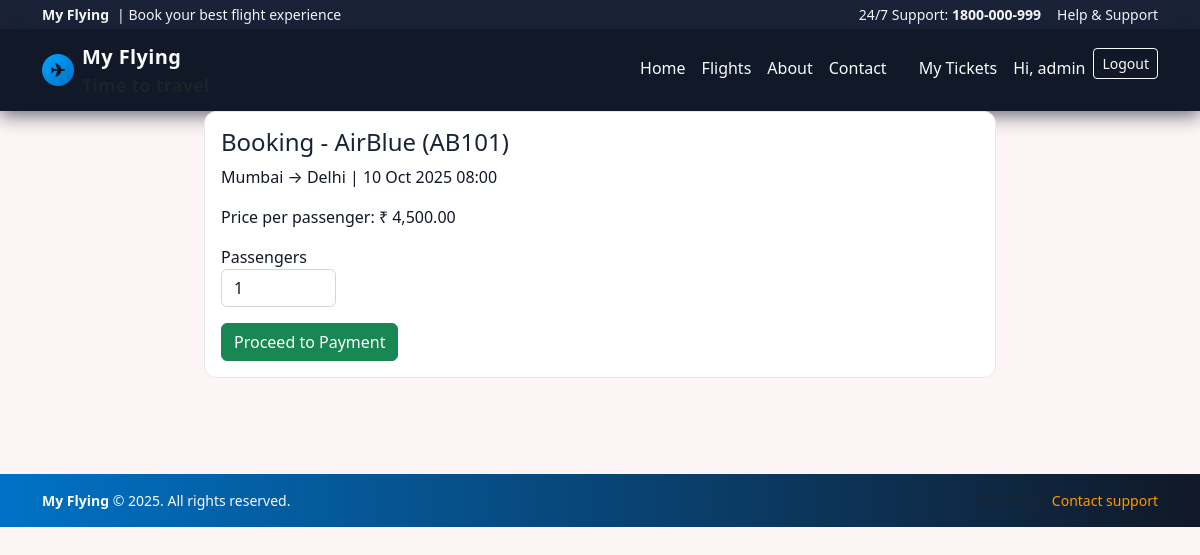
The page /book_flight.php?flight_id=1 (signed in) on the database its author committed.
### tables this page shows
CREATE TABLE flights (
  id INT AUTO_INCREMENT PRIMARY KEY,
  airline VARCHAR(100) NOT NULL,
  flight_no VARCHAR(50) NOT NULL,
  from_city VARCHAR(100) NOT NULL,
  to_city VARCHAR(100) NOT NULL,
  depart DATETIME NOT NULL,
  arrive DATETIME NOT NULL,
  price DECIMAL(10,2) NOT NULL,
  seats_total INT NOT NULL DEFAULT 100,
  seats_available INT NOT NULL DEFAULT 100,
  created_at TIMESTAMP DEFAULT CURRENT_TIMESTAMP
);

### config.php (called while the page is built, shortened)
<?php
function e($s){ return htmlspecialchars((string)$s, ENT_QUOTES, 'UTF-8'); }
?>

### book_flight.php (the view, shortened to what this page needs)
<?php
require 'inc/header.php';
require 'inc/auth.php';
$flight_id = intval($_GET['flight_id'] ?? 0);
$stmt = $mysqli->prepare("SELECT * FROM flights WHERE id=? LIMIT 1");
$stmt->bind_param('i', $flight_id);
$stmt->execute();
$res = $stmt->get_result();
$flight = $res->fetch_assoc();
?>
<div class="row">
  <div class="col-md-8 offset-md-2">
    <div class="card p-3">
      <h4>Booking - <?= e($flight['airline']) ?> (<?= e($flight['flight_no']) ?>)</h4>
      <p><?= e($flight['from_city']) ?> → <?= e($flight['to_city']) ?> | <?= date('d M Y H:i', strtotime($flight['depart'])) ?></p>
      <p>Price per passenger: ₹ <?= number_format($flight['price'], 2) ?></p>
      <form method="post" id="bookForm">
        <div class="mb-3"><label>Passengers<input type="number" name="passengers" class="form-control" value="1" min="1" max="<?= e($flight['seats_available']) ?>"></label></div>
        <button class="btn btn-success">Proceed to Payment</button>
      </form>
    </div>
  </div>
</div>
<?php require 'inc/footer.php'; ?>

### style.css (style rules this page uses)
:root { --color-bg: #fdf4f5; --color-primary: #00a4ff; --color-primary-dark: #0072c6; --color-accent: #ff9800; --color-accent-dark: #f57c00; --color-header-dark: #1a2238; --color-header-darker: #111827; --color-text: #111827; --color-light: #f9fafb; --color-muted: #9ca3af; --color-advantages-bg: #ffe4ec; }
body { min-height: 100vh; margin: 0; font-family: system-ui, -apple-system, BlinkMacSystemFont, "Segoe UI", sans-serif; background: var(--color-bg); color: var(--color-text); }
.card { background: #ffffff; border-radius: 0.75rem; border: 1px solid #e5e7eb; color: var(--color-text); }
.card h3, .card h4, .card h5 { color: var(--color-header-dark); }
.form-control { background-color: #ffffff; border-color: #d1d5db; color: var(--color-text); }
.form-control::placeholder { color: var(--color-muted); }

### rows shown on the page
flights: airline "AirBlue", flight_no "AB101", from_city "Mumbai", to_city "Delhi", depart "10 Oct 2025 08:00", price "4,500.00"

### other values the page prints
$_SESSION['user_name'] "admin"
